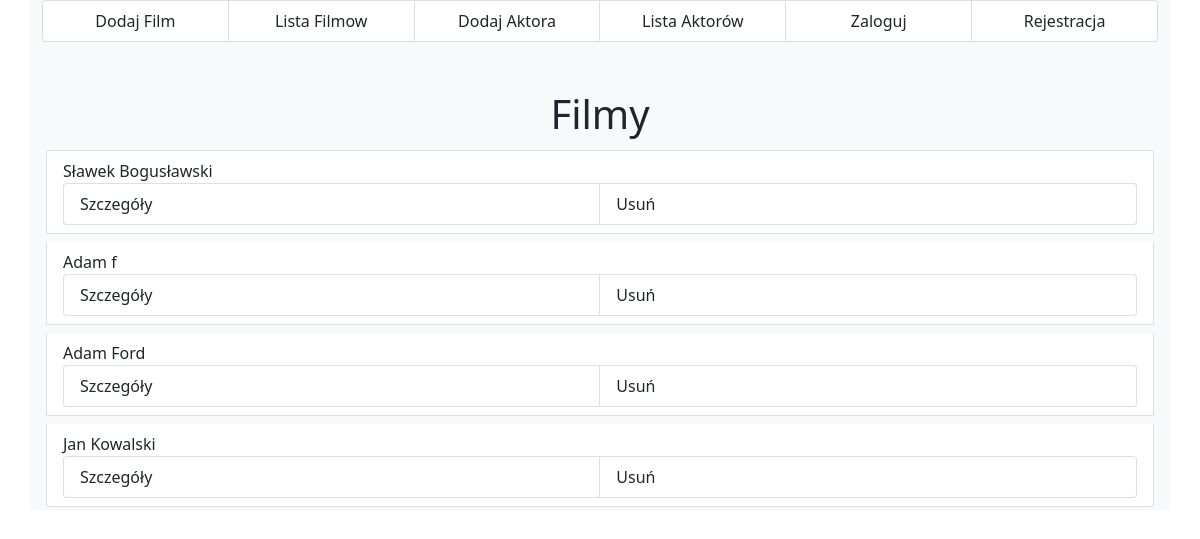
The page /movie/list_actor/ on the database as committed earlier.
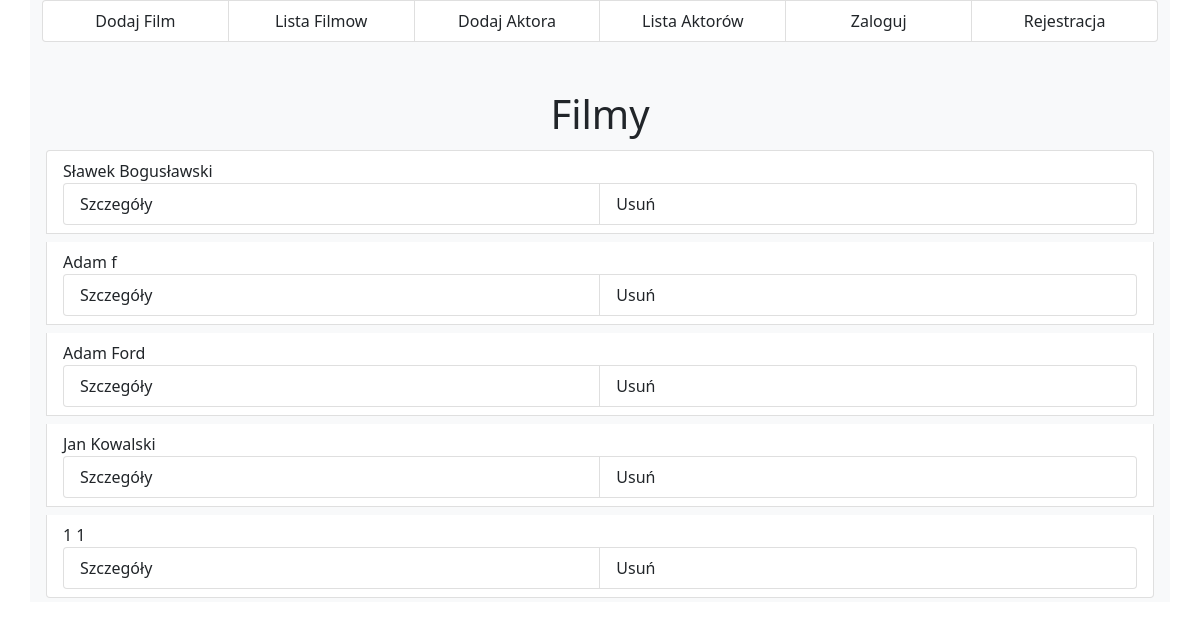
The same page on the database as committed later.
### movie/models.py (models this page shows)
class Actor(models.Model):
    first_name = models.CharField(max_length=20)
    last_name = models.CharField(max_length=20)
    def __str__(self):
        return f"{self.first_name} {self.last_name}"

### movie/views.py (the view)
# urls.py: path('list_actor/', views.ListActorView.as_view(), name='list_actor'),
class ListActorView(ListView):
    model = Actor
    template_name = 'list.html'

### templates/list.html (shortened to what this page needs)
{% extends 'base.html' %}
{% block content %}
    <h1 class="text-center">Filmy</h1>
    <ul class="list-group">
        {% for item in object_list %}
            <li class="list-group-item m-1"> {{ item }}
            <ul class="list-group list-group-horizontal">
                <a class="list-group-item list-group-item-action" href="{% url 'detail_actor' item.id %}">Szczegóły </a>
                <a class="list-group-item list-group-item-action" href="{% url 'delete_actor' item.id %}">Usuń </a>
            </ul>
            </li>
        {% endfor %}
    </ul>
{% endblock %}

Rows that differ between the two databases and show on the page:
added Actor: first_name+last_name "1 1"
